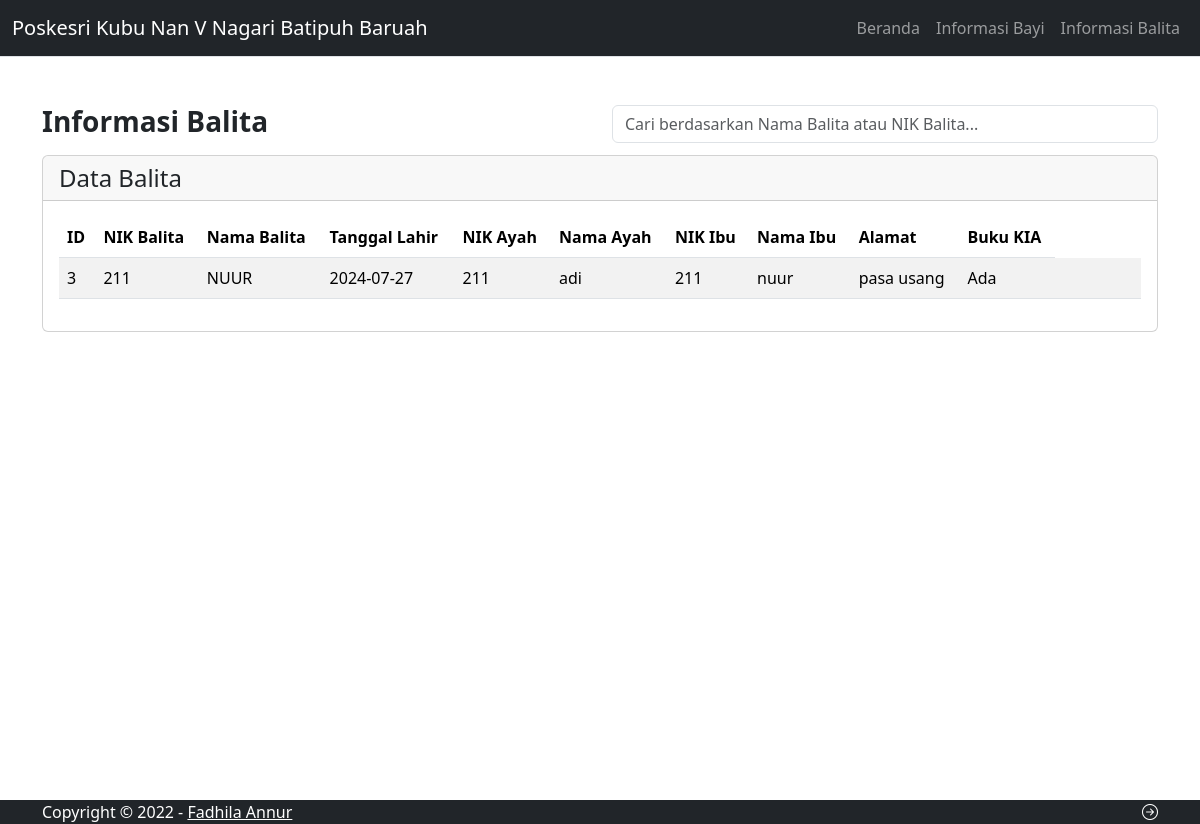
The app's page /ortu/informasiBalita.php with its own data.
### tables this page shows
CREATE TABLE `data_balita` (
  `id_data_balita` int(11) NOT NULL,
  `nik_balita` varchar(255) NOT NULL,
  `nama_balita` varchar(255) NOT NULL,
  `tgl_lhr` date NOT NULL,
  `nik_ayah` varchar(255) NOT NULL,
  `nama_ayah` varchar(255) NOT NULL,
  `nik_ibu` varchar(255) NOT NULL,
  `nama_ibu` varchar(255) NOT NULL,
  `alamat` varchar(255) NOT NULL,
  `buku_kia` enum('Ada','Tidak Ada') NOT NULL
);

### ortu/informasiBalita.php (the view, shortened to what this page needs)
<?php
include 'layout/header.php';
include '../koneksi.php';
$searchQuery = isset($_GET['search']) ? $_GET['search'] : '';
$sql = "SELECT * FROM data_balita";
$result = $koneksi->query($sql);
?>
<?php include 'layout/navbar.php'; ?>
<div class="container my-xl-5">
    <div class="page-inner">
        <div class="page-header">
            <div class="row">
                <div class="col-md-6">
                    <h3 class="fw-bold mb-3">Informasi Balita</h3>
                </div>
                <div class="col-md-6">
                    <input type="text" id="searchInput" class="form-control" placeholder="Cari berdasarkan Nama Balita atau NIK Balita..." value="<?php echo htmlspecialchars($searchQuery); ?>">
                </div>
            </div>
        </div>
        <div class="row">
            <div class="col-md-12">
                <div class="card">
                    <div class="card-header">
                        <div class="d-flex justify-content-between align-items-center">
                            <h4 class="card-title mb-0">Data Balita</h4>
                        </div>
                    </div>
                    <div class="card-body">
                        <div class="table-responsive">
                            <table id="add-row" class="display table table-striped table-hover">
                                <thead>
                                    <tr>
                                        <th>ID</th>
                                        <th>NIK Balita</th>
                                        <th>Nama Balita</th>
                                        <th>Tanggal Lahir</th>
                                        <th>NIK Ayah</th>
                                        <th>Nama Ayah</th>
                                        <th>NIK Ibu</th>
                                        <th>Nama Ibu</th>
                                        <th>Alamat</th>
                                        <th>Buku KIA</th>
                                    </tr>
                                </thead>
                                <tbody>
                                    <?php
                                    if ($result->num_rows > 0) {
                                        while ($row = $result->fetch_assoc()) {
                                            ?>
                                            <tr>
                                                <td><?php echo $row['id_data_balita']; ?></td>
                                                <td><?php echo $row['nik_balita']; ?></td>
                                                <td><?php echo $row['nama_balita']; ?></td>
                                                <td><?php echo $row['tgl_lhr']; ?></td>
                                                <td><?php echo $row['nik_ayah']; ?></td>
                                                <td><?php echo $row['nama_ayah']; ?></td>
                                                <td><?php echo $row['nik_ibu']; ?></td>
                                                <td><?php echo $row['nama_ibu']; ?></td>
                                                <td><?php echo $row['alamat']; ?></td>
                                                <td><?php echo $row['buku_kia']; ?></td>
                                                <td>
                                                    <div class="form-button-action">
                                                        <button type="button" class="btn btn-link btn-primary btn-lg" onclick="editBalita(
                                                            <?php echo $row['id_data_balita']; ?>,
                                                            '<?php echo $row['nik_balita']; ?>',
                                                            '<?php echo $row['nama_balita']; ?>',
                                                            '<?php echo $row['tgl_lhr']; ?>',
                                                            '<?php echo $row['nik_ayah']; ?>',
                                                            '<?php echo $row['nama_ayah']; ?>',
                                                            '<?php echo $row['nik_ibu']; ?>',
                                                            '<?php echo $row['nama_ibu']; ?>',
                                                            '<?php echo $row['alamat']; ?>',
                                                            '<?php echo $row['buku_kia']; ?>'
                                                        )">
                                                        </button>
                                                        <a href="?delete=<?php echo $row['id_data_balita']; ?>" class="btn btn-link btn-danger" onclick="return confirm('Apakah Anda yakin ingin menghapus data ini?');">
                                                        </a>
                                                    </div>
                                                </td>
                                            </tr>
                                            <?php
                                        }
                                    } else {
                                        echo "<tr><td colspan='11'>Tidak ada data</td></tr>";
                                    }
                                    ?>
                                </tbody>
                            </table>
                        </div>
                    </div>
                </div>
            </div>
        </div>
    </div>
</div>
                                </div>
<?php include 'layout/footer.php'; ?>

### records on screen
data_balita: id_data_balita "3", nik_balita "211", nama_balita "NUUR", tgl_lhr "2024-07-27", nik_ayah "211", nama_ayah "adi", nik_ibu "211", nama_ibu "nuur", alamat "pasa usang", buku_kia "Ada"
